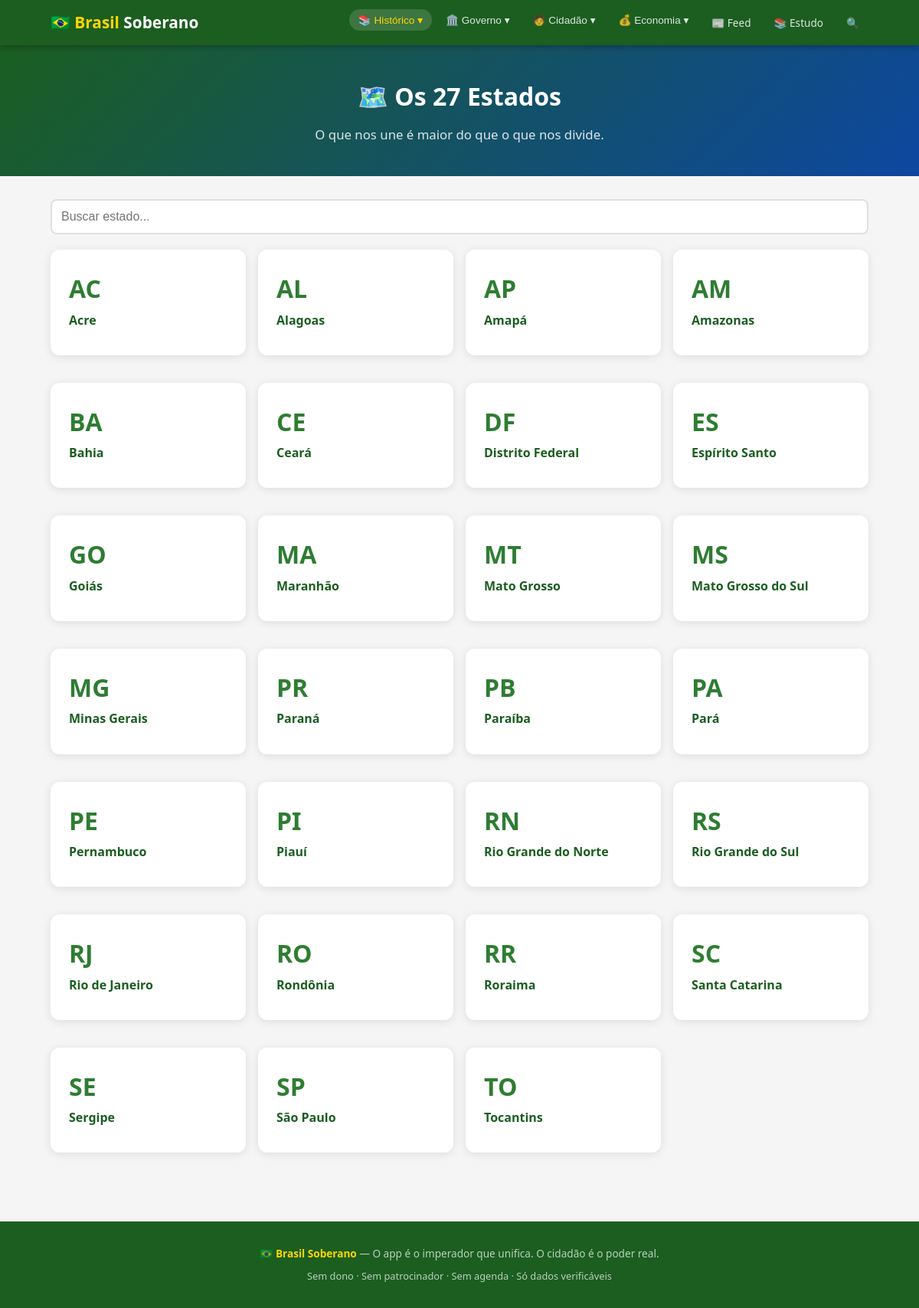
Screenshot of /estados with the database file from the repository.
### tables this page shows
CREATE TABLE states (
    id INTEGER PRIMARY KEY,
    code TEXT NOT NULL,
    name TEXT NOT NULL,
    colonial_origin TEXT,
    main_revolts TEXT,
    economic_history TEXT,
    connection_to_others TEXT
);

### app.py (the view)
@app.route('/estados')
def estados():
    states = query_db('SELECT * FROM states ORDER BY name')
    return render_template('estados.html', states=states)

### app.py (called while the page is built)
def get_db():
    db = getattr(g, '_database', None)
    if db is None:
        db = g._database = sqlite3.connect(DATABASE)
        db.row_factory = sqlite3.Row
    return db

@app.teardown_appcontext
def close_connection(exception):
    db = getattr(g, '_database', None)
    if db is not None:
        db.close()

def query_db(query, args=(), one=False):
    cur = get_db().execute(query, args)
    rv = cur.fetchall()
    cur.close()
    return (rv[0] if rv else None) if one else rv

### security.py (called while the page is built)
def apply_security_headers(response):
    for k, v in SECURITY_HEADERS.items():
        response.headers[k] = v
    return response

### templates/estados.html (shortened to what this page needs)
{% extends "base.html" %}
{% block header %}
<div class="page-header">
  <h1>🗺️ Os 27 Estados</h1>
  <p>O que nos une é maior do que o que nos divide.</p>
</div>
{% endblock %}
{% block content %}
<input type="text" placeholder="Buscar estado..." oninput="filterStates(this.value)" style="width:100%;padding:12px;border:2px solid #E0E0E0;border-radius:8px;margin-bottom:20px;font-size:1rem">
<div class="states-grid">
  {% for state in states %}
  <div class="card state-card" onclick="this.querySelector('.state-details').classList.toggle('show')">
    <span class="state-code">{{ state.code }}</span>
    <h3 style="font-size:1rem">{{ state.name }}</h3>
  </div>
  {% endfor %}
</div>
{% endblock %}

### templates/base.html (shortened to what this page needs)
<!DOCTYPE html>
<html lang="pt-BR">
<head>
  <link rel="stylesheet" href="/static/css/style.css">
</head>
<body>
  <nav class="navbar">
    <div class="container">
      <a href="/" class="nav-home">🇧🇷 Brasil <span>Soberano</span></a>
      <div class="nav-links" style="flex-wrap:wrap">
        <div class="nav-group">
          <button class="nav-group-btn {% if request.path in ['/','/padroes','/estados','/familias'] %}active{% endif %}">📚 Histórico ▾</button>
        </div>
        <div class="nav-group">
          <button class="nav-group-btn {% if request.path.startswith('/painel') or request.path in ['/simulador','/governar'] or request.path.startswith('/governanca') %}active{% endif %}">🏛️ Governo ▾</button>
        </div>
        <div class="nav-group">
          <button class="nav-group-btn {% if request.path in ['/cidadao','/denuncia','/constituicao','/previdencia'] %}active{% endif %}">🧑 Cidadão ▾</button>
        </div>
        <div class="nav-group">
          <button class="nav-group-btn {% if request.path in ['/crimes','/mercado','/drex','/compras'] or request.path.startswith('/rastreabilidade') or request.path.startswith('/compras') %}active{% endif %}">💰 Economia ▾</button>
        </div>
        <a href="/feed" class="nav-group-btn {% if request.path=='/feed' %}active{% endif %}">📰 Feed</a>
        <a href="/estudo" class="nav-group-btn {% if request.path.startswith('/estudo') %}active{% endif %}">📚 Estudo</a>
        <a href="/transparencia" class="nav-group-btn {% if request.path=='/transparencia' %}active{% endif %}">🔍</a>
      </div>
    </div>
  </nav>
  {% block header %}{% endblock %}
  <main class="content">
    <div class="container">
      {% block content %}{% endblock %}
    </div>
  </main>
  <footer class="footer">
    <p>🇧🇷 <strong>Brasil Soberano</strong> — O app é o imperador que unifica. O cidadão é o poder real.</p>
    <p style="margin-top:8px;font-size:0.8rem">Sem dono · Sem patrocinador · Sem agenda · Só dados verificáveis</p>
  </footer>
</body>
</html>

### static/css/style.css (style rules this page uses)
:root { --green: #2E7D32; --green-light: #4CAF50; --green-dark: #1B5E20; --gold: #FFD600; --gold-dark: #C5A028; --blue: #1565C0; --blue-light: #42A5F5; --blue-dark: #0D47A1; --white: #FFFFFF; --bg: #F5F5F5; --text: #212121; --text-light: #616161; --red: #C62828; --radius: 12px; --shadow: 0 2px 12px rgba(0,0,0,0.1); --transition: all 0.3s ease; }
* { margin:0; padding:0; box-sizing:border-box; }
html { scroll-behavior:smooth; }
body { font-family:'Segoe UI',system-ui,-apple-system,sans-serif; color:var(--text); background:var(--bg); line-height:1.7; }
.navbar { background:var(--green-dark); padding:12px 20px; position:sticky; top:0; z-index:100; box-shadow:0 2px 8px rgba(0,0,0,0.3); }
.navbar .container { display:flex; align-items:center; justify-content:space-between; flex-wrap:wrap; gap:10px; }
.nav-links { display:flex; gap:6px; flex-wrap:wrap; }
.nav-links a { color:rgba(255,255,255,0.85); text-decoration:none; padding:6px 12px; border-radius:20px; font-size:0.85rem; font-weight:500; transition:var(--transition); }
.container { max-width:1100px; margin:0 auto; padding:0 16px; }
.page-header { background:linear-gradient(135deg,var(--green-dark),var(--blue-dark)); color:white; padding:40px 20px; text-align:center; }
.page-header h1 { font-size:2rem; margin-bottom:8px; }
.page-header p { opacity:0.85; font-size:1.05rem; }
.content { padding:30px 0; }
.card { background:white; border-radius:var(--radius); padding:24px; margin-bottom:20px; box-shadow:var(--shadow); transition:var(--transition); }
.card h3 { color:var(--green-dark); margin-bottom:8px; font-size:1.2rem; }
.states-grid { display:grid; grid-template-columns:repeat(auto-fill,minmax(250px,1fr)); gap:16px; }
.state-card { cursor:pointer; }
.state-card .state-code { font-size:2rem; font-weight:800; color:var(--green); }
.footer { background:var(--green-dark); color:rgba(255,255,255,0.7); padding:30px 20px; text-align:center; margin-top:40px; }
.footer p { font-size:0.85rem; }
.footer strong { color:var(--gold); }

### templates/base.html (style rules this page uses)
.nav-group { position:relative; display:inline-block; }
.nav-group-btn { color:rgba(255,255,255,0.85);text-decoration:none;padding:6px 12px;border-radius:20px;font-size:0.85rem;font-weight:500;cursor:pointer;background:none;border:none;transition:all 0.3s; }
.nav-group-btn:hover,.nav-group-btn.active { background:rgba(255,255,255,0.15);color:var(--gold); }
.nav-home { color:var(--gold);font-size:1.3rem;font-weight:800;text-decoration:none; }
.nav-home span { color:white; }

### rows the page displays
states: code "AC", name "Acre"
states: code "AL", name "Alagoas"
states: code "AP", name "Amapá"
states: code "AM", name "Amazonas"
states: code "BA", name "Bahia"
states: code "CE", name "Ceará"
states: code "DF", name "Distrito Federal"
states: code "ES", name "Espírito Santo"
states: code "GO", name "Goiás"
states: code "MA", name "Maranhão"
states: code "MT", name "Mato Grosso"
states: code "MS", name "Mato Grosso do Sul"
states: code "MG", name "Minas Gerais"
states: code "PR", name "Paraná"
states: code "PB", name "Paraíba"
states: code "PA", name "Pará"
states: code "PE", name "Pernambuco"
states: code "PI", name "Piauí"
states: code "RN", name "Rio Grande do Norte"
states: code "RS", name "Rio Grande do Sul"
states: code "RJ", name "Rio de Janeiro"
states: code "RO", name "Rondônia"
states: code "RR", name "Roraima"
states: code "SC", name "Santa Catarina"
states: code "SE", name "Sergipe"
states: code "SP", name "São Paulo"
states: code "TO", name "Tocantins"
